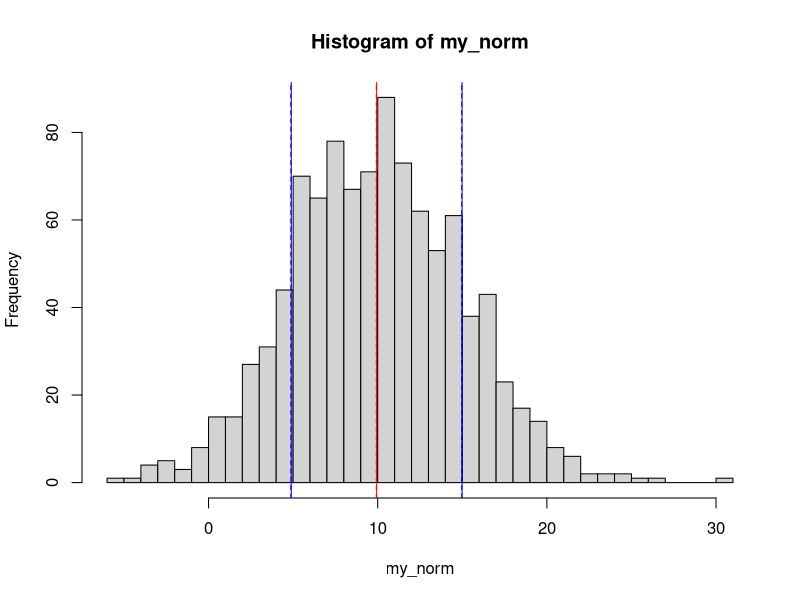
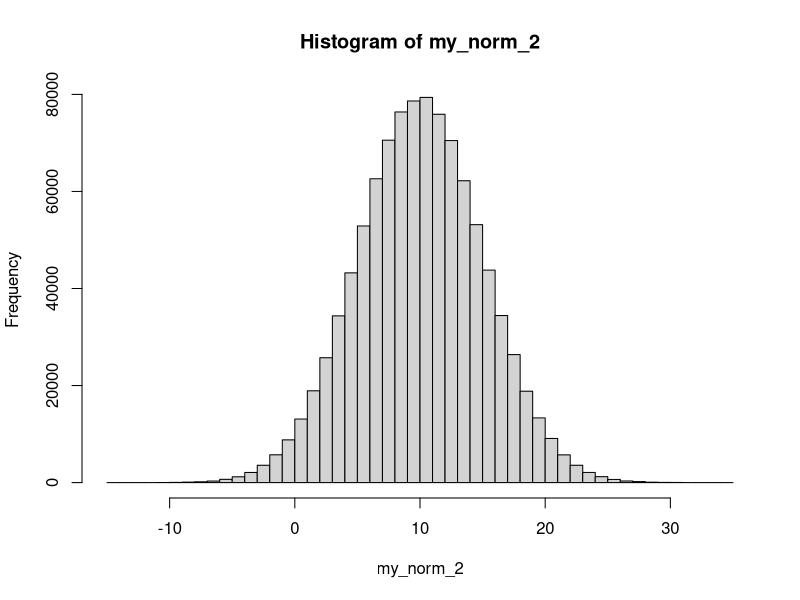
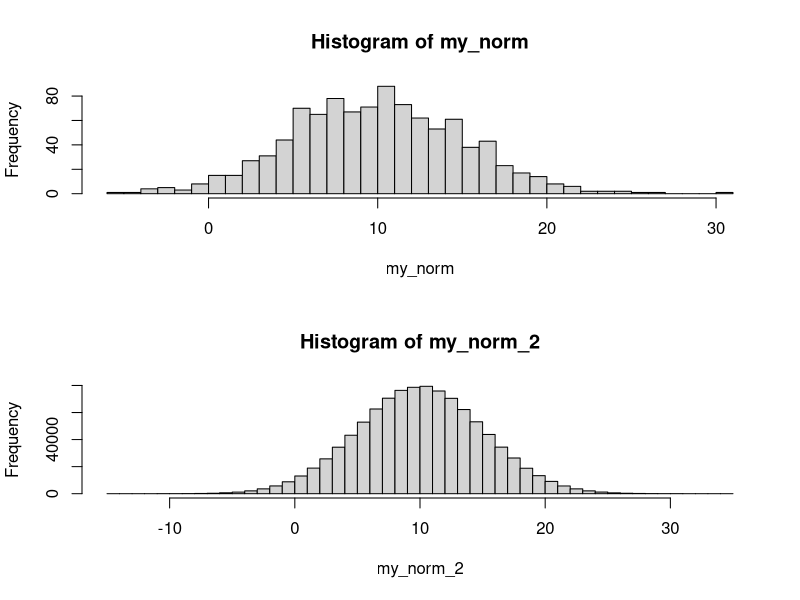

Reproduce these figures in R, in order.
## Generate and visualise a distribution
# Exercise 1 Generate a vector of 1000 normally distributed values with mean 10 and standard deviation 5
my_norm <- rnorm(1000,mean=10,sd=5)
my_norm

# Exercise 2 Inspect the output of the summary() function for that vector
summary(my_norm)

# Exercise 3 Compute the mean and standard deviation for those values
mean(my_norm)
sd(my_norm) # sd is to calculate the standard deviation

# Exercise 4 Compute the deciles (i.e. 10 evenly spaced quantiles) for those values
quantile(my_norm,probs=seq(0,1,0.1))

# Exercise 5 Visualise the distribution of those values as a histogram
hist(my_norm,breaks = 50) # generate the histogram

# Exercise 6 Visualise as vertical lines on the histogram: the mean (red solid), median (red dashed),
# one standard deviation from the mean (blue solid), and one median absolute deviation from the median (blue dashed).
abline(v=mean(my_norm),col='red') # Add a vertical line at mean
abline(v=median(my_norm),col='red',lty='dashed') # Add a vertical line at median
abline(v=mean(my_norm)-sd(my_norm),col='blue',lty='solid') # Add a vertical line at sd from mean
abline(v=mean(my_norm)+sd(my_norm),col='blue',lty='solid')
abline(v=median(my_norm)-sd(my_norm),col='blue',lty='dashed') # Add a vertical line at sd from median
abline(v=median(my_norm)+sd(my_norm),col='blue',lty='dashed')

# Exercise 7 Generate a new vector with a lot more values (e.g., one million).
# Draw again a histogram. How does the distribution compare with more data points?
my_norm_2 <- rnorm(1000000,mean=10,sd=5)
hist(my_norm_2,breaks = 50)

# Grid plots in 2 rows and 1 column
par(mfrow=c(2,1))
hist(my_norm,breaks = 50)
hist(my_norm_2,breaks = 50)
par(mfrow=c(1,1)) # Set it back to 1 plot in 1 row and 1 column
